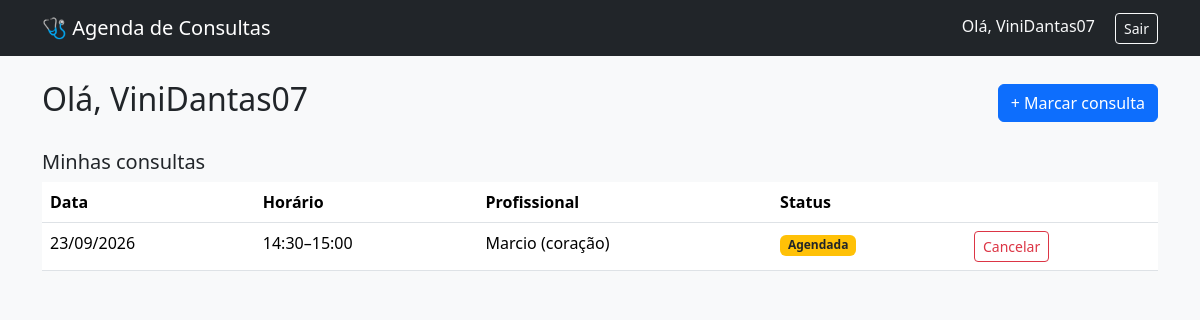
The page / (signed in) on the database its author committed.
### consultas/models.py (models this page shows, shortened)
class Paciente(models.Model):
    usuario = models.OneToOneField(
        settings.AUTH_USER_MODEL, on_delete=models.CASCADE, related_name="perfil_paciente"
    )
    telefone = models.CharField(max_length=30, blank=True)
    def __str__(self):
        return self.usuario.get_full_name() or self.usuario.username

class Consulta(models.Model):
    STATUS_AGENDADA = "agendada"
    STATUS_CANCELADA = "cancelada"
    STATUS_REALIZADA = "realizada"
    STATUS_CHOICES = [
        (STATUS_AGENDADA, "Agendada"),
        (STATUS_CANCELADA, "Cancelada"),
        (STATUS_REALIZADA, "Realizada"),
    ]
    paciente = models.ForeignKey(Paciente, on_delete=models.CASCADE, related_name="consultas")
    profissional = models.ForeignKey(Profissional, on_delete=models.CASCADE, related_name="consultas")
    data = models.DateField()
    hora_inicio = models.TimeField()
    hora_fim = models.TimeField()
    observacoes = models.TextField(blank=True)
    status = models.CharField(max_length=20, choices=STATUS_CHOICES, default=STATUS_AGENDADA)
    criada_em = models.DateTimeField(auto_now_add=True)
    class Meta:
        ordering = ["data", "hora_inicio"]

class Profissional(models.Model):
    usuario = models.OneToOneField(
        settings.AUTH_USER_MODEL, on_delete=models.CASCADE, related_name="perfil_profissional"
    )
    especialidade = models.CharField(max_length=100, blank=True)
    def __str__(self):
        nome = self.usuario.get_full_name() or self.usuario.username
        return f"{nome} ({self.especialidade})" if self.especialidade else nome

### consultas/views.py (the view)
# urls.py: path("", views.home, name="home"),
@login_required
def home(request):
    tipo, perfil = _perfil(request)
    if tipo == "profissional":
        disponibilidades = perfil.disponibilidades.all()
        consultas = perfil.consultas.exclude(status=Consulta.STATUS_CANCELADA)
        return render(
            request,
            "consultas/home_profissional.html",
            {"perfil": perfil, "disponibilidades": disponibilidades, "consultas": consultas},
        )
    elif tipo == "paciente":
        consultas = perfil.consultas.exclude(status=Consulta.STATUS_CANCELADA)
        return render(request, "consultas/home_paciente.html", {"perfil": perfil, "consultas": consultas})
    else:
        messages.error(request, "Sua conta não tem um perfil de paciente ou profissional associado.")
        return render(request, "consultas/home_paciente.html", {"perfil": None, "consultas": []})

### consultas/views.py (called while the page is built)
def _perfil(request):
    if hasattr(request.user, "perfil_profissional"):
        return "profissional", request.user.perfil_profissional
    if hasattr(request.user, "perfil_paciente"):
        return "paciente", request.user.perfil_paciente
    return None, None

### consultas/templates/consultas/home_paciente.html (shortened to what this page needs)
{% extends "consultas/base.html" %}
{% block content %}
<div class="d-flex justify-content-between align-items-center">
    <h2>Olá, {{ perfil|default:user.username }}</h2>
    <a href="{% url 'profissional_list' %}" class="btn btn-primary">+ Marcar consulta</a>
</div>
<h5 class="mt-4">Minhas consultas</h5>
{% if consultas %}
<table class="table bg-white">
    <thead>
        <tr><th>Data</th><th>Horário</th><th>Profissional</th><th>Status</th><th></th></tr>
    </thead>
    <tbody>
        {% for c in consultas %}
        <tr>
            <td>{{ c.data|date:"d/m/Y" }}</td>
            <td>{{ c.hora_inicio|time:"H:i" }}–{{ c.hora_fim|time:"H:i" }}</td>
            <td>{{ c.profissional }}</td>
            <td>
                {% if c.status == "agendada" %}
                    <span class="badge bg-warning text-dark">Agendada</span>
                {% else %}
                    <span class="badge bg-success">Realizada</span>
                {% endif %}
            </td>
            <td>
                {% if c.status == "agendada" %}
                <form method="post" action="{% url 'consulta_cancelar' c.pk %}" class="m-0">
                    <button type="submit" class="btn btn-sm btn-outline-danger">Cancelar</button>
                </form>
                {% endif %}
            </td>
        </tr>
        {% endfor %}
    </tbody>
</table>
{% else %}
<p class="text-muted">Você ainda não marcou nenhuma consulta.</p>
{% endif %}
{% endblock %}

### consultas/templates/consultas/base.html (shortened to what this page needs)
<!DOCTYPE html>
<html lang="pt-br">
<head>
    <link href="https://cdn.jsdelivr.net/npm/bootstrap@5.3.3/dist/css/bootstrap.min.css" rel="stylesheet">
</head>
<body class="bg-light">
    <nav class="navbar navbar-expand-lg navbar-dark bg-dark mb-4">
        <div class="container">
            <a class="navbar-brand" href="{% url 'home' %}">🩺 Agenda de Consultas</a>
            <div>
                {% if user.is_authenticated %}
                    <span class="text-light me-3">Olá, {{ user.username }}</span>
                    <form action="{% url 'logout' %}" method="post" class="d-inline">
                        <button class="btn btn-outline-light btn-sm" type="submit">Sair</button>
                    </form>
                {% else %}
                    <a href="{% url 'login' %}" class="btn btn-outline-light btn-sm me-2">Entrar</a>
                    <a href="{% url 'cadastro' %}" class="btn btn-light btn-sm">Cadastrar</a>
                {% endif %}
            </div>
        </div>
    </nav>
    <div class="container pb-5">
        {% block content %}{% endblock %}
    </div>
</body>
</html>

### rows shown on the page
Consulta: data "23/09/2026", hora_inicio "14:30", hora_fim "15:00", profissional "Marcio (coração)", status "Agendada"

### other values the page prints
{{ user.username }} "ViniDantas07"
{{ perfil|default:user.username }} "ViniDantas07"
